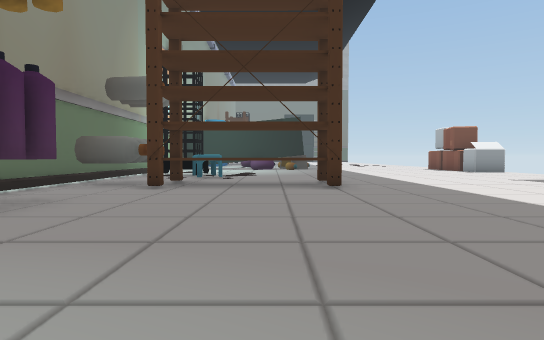
[1] (above)

21 first-person views from a walk through a scene from a Unity 3-D project. The camera is 1.3 m above the floor, tilts 2° down and sees 75° across. The floor is counted in squares, 2.31 m on a side. Each view is taken from the middle of a square. On the plan, view 1 faces up. The plan holds only what a view shows up to about 10 squares ahead; the rest is blank. The place goes on beyond the plan. The player character is not drawn. Some surface patterns are stand-ins.

[2]
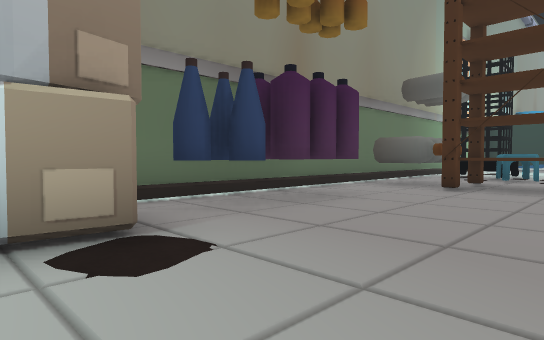

[3]
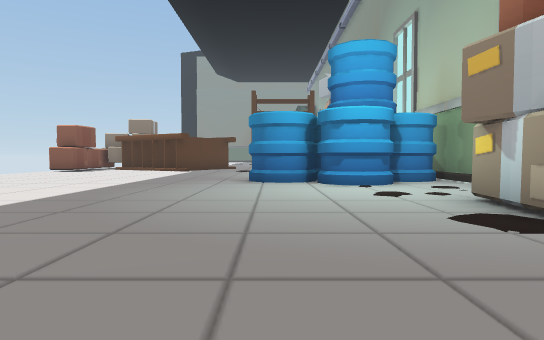

[4]
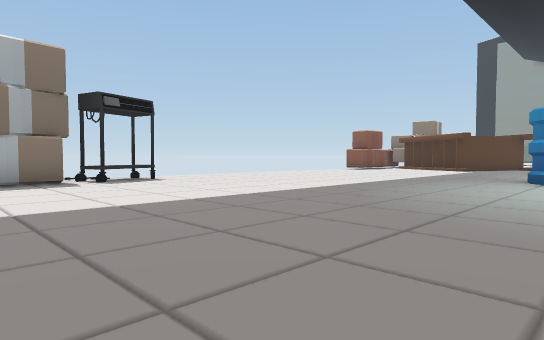

[5]
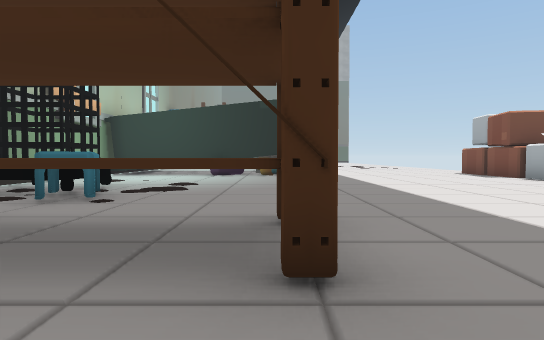

[6]
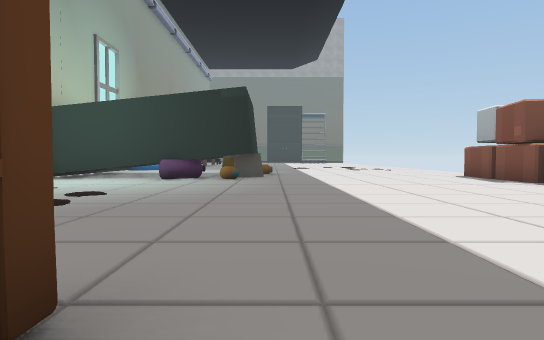

[7]
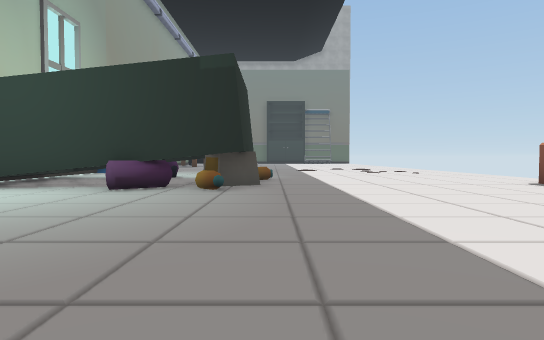

[8]
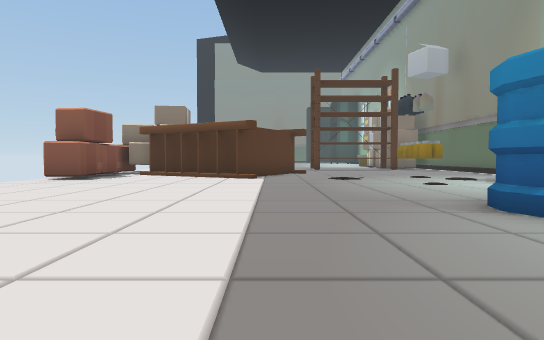

[9]
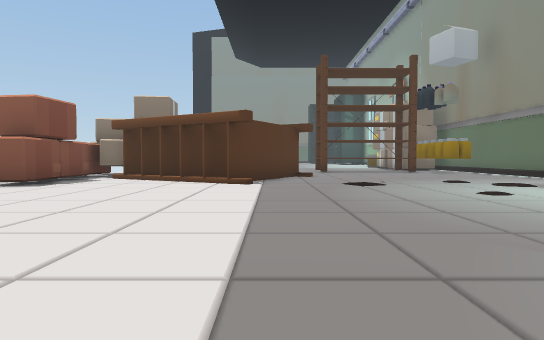

[10]
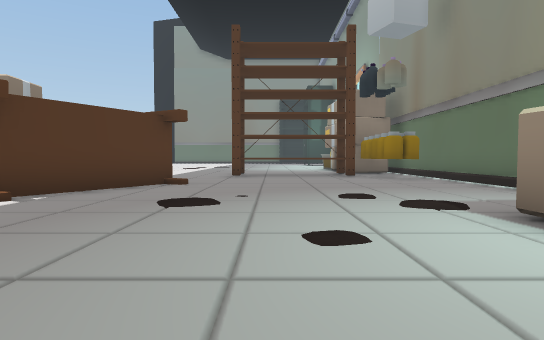

[11]
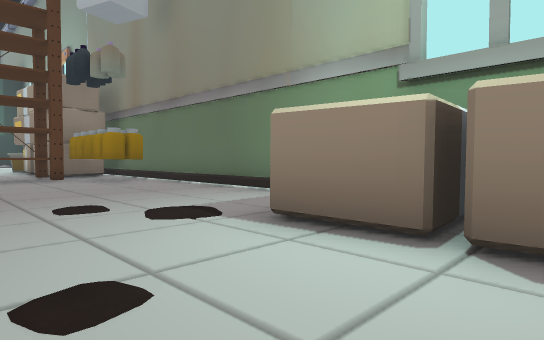

[12]
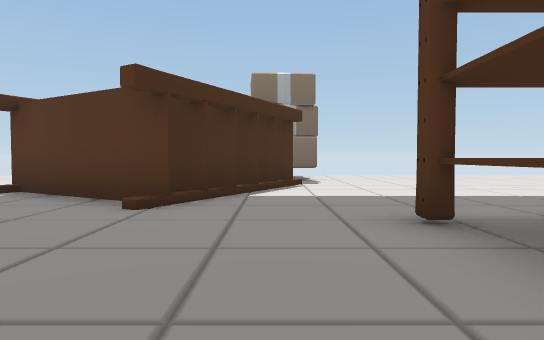

[13]
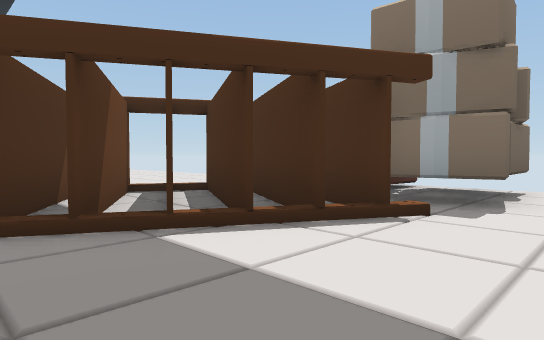

[14]
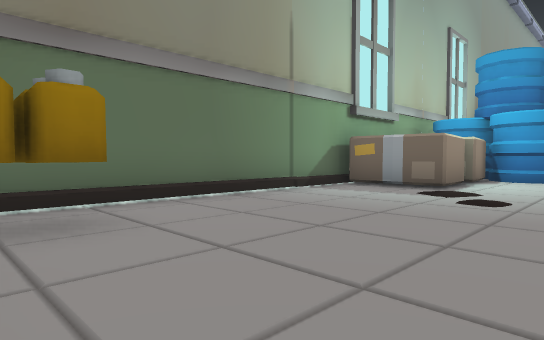

[15]
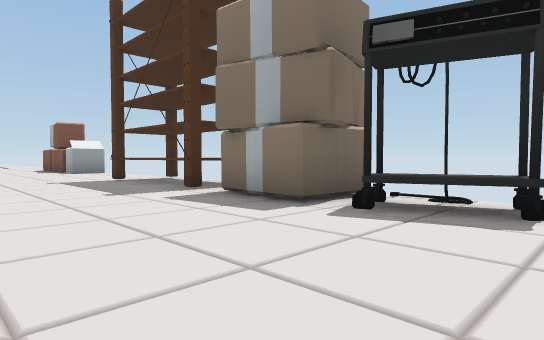

[16]
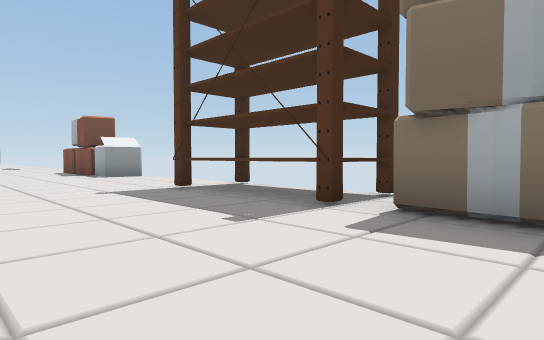

[17]
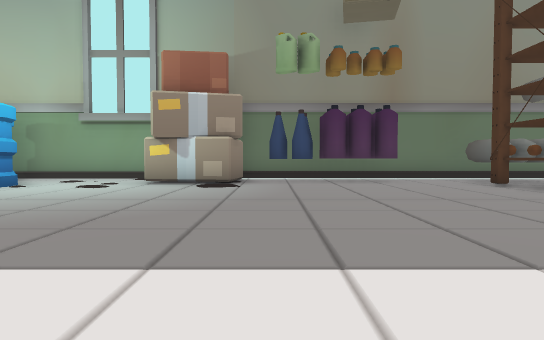

[18]
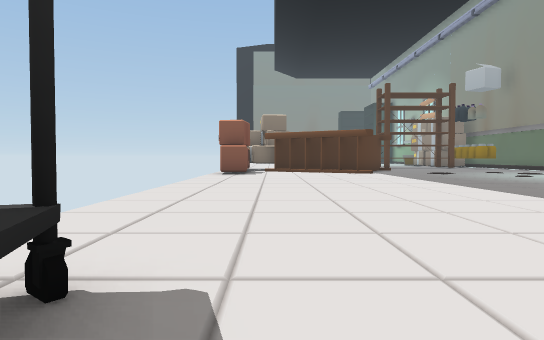

[19]
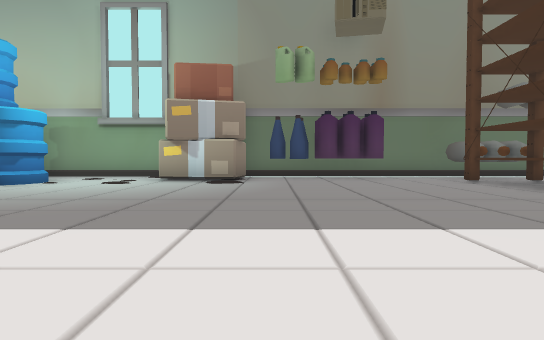

[20]
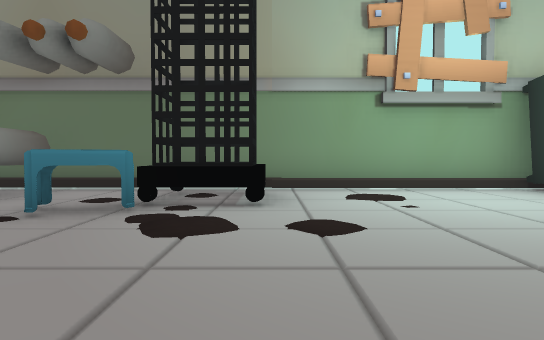

[21]
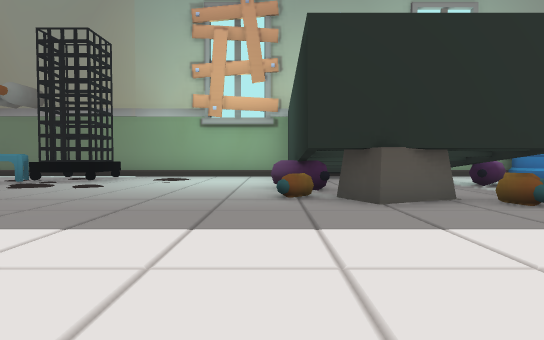

### Floor plan
Key: @ floor where view 1 was taken; # wall or solid block; . floor; ^ raised ledge; S stool; B bottle; H shelf; A barrel; C box; O other object.
Columns run from 5 left of view 1 to 9 right of it. Each row starts with its distance up from view 1.
 20      #B........
 19      ##B.......
 18      #O.......
 17 #######......C
 16 #...B.B......C
 15 #............C
 14 #............CC
 13 #.............
 12 #.H............
 11 #.H............
 10 #.HS...........
  9 #............^.
  8 #.B^^^^......^^
  7 #.B^^^^......^^
  6 #............^.
  5 #.............
  4 #OB..........OO
  3 #BB..........OO
  2 #BB..........O.
  1 #OO..........OO
  0 #OO..@.........
 -1 #..............
 -2 #..............
 -3 #..A...........
 -4 #..AAA.........
 -5 #AAAAA.........
 -6 #AAAA..........
 -7  OO............
 -8  OO............
 -9 #OO............
-10 #............C.
-11 #........#...C.
-12 #.......####.CC
-13 #.......####CCC
-14 #.......####CCC
-15 #.B......##.CC.
-16 #.B.........CC.
-17 #.O^^^^.......

Where each view was taken, in squares from view 1:
view 1: 0 up, 0 right, facing up
view 2: 0 up, 0 right, facing up-left
view 3: 4 up, 0 right, facing down
view 4: 5 up, 1 left, facing down-right
view 5: 5 up, 1 right, facing up
view 6: 7 up, 2 right, facing up
view 7: 10 up, 2 right, facing up
view 8: 1 down, 3 right, facing down
view 9: 3 down, 3 right, facing down
view 10: 6 down, 0 right, facing down
view 11: 7 down, 0 right, facing down-left
view 12: 15 down, 2 left, facing right
view 13: 17 down, 2 right, facing up-right
view 14: 16 down, 0 right, facing up-left
view 15: 0 up, 4 right, facing up-right
view 16: 3 up, 4 right, facing up-right
view 17: 2 up, 5 right, facing left
view 18: 2 up, 7 right, facing down
view 19: 2 up, 6 right, facing left
view 20: 12 up, 2 right, facing left
view 21: 16 up, 6 right, facing left
